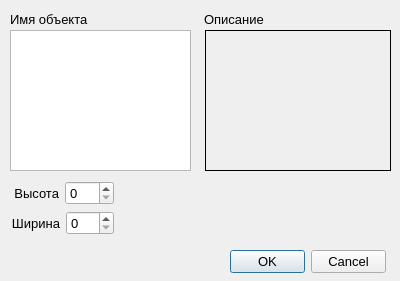
<?xml version="1.0" encoding="UTF-8"?>
<ui version="4.0">
 <class>TopPropertyDialog</class>
 <widget class="QDialog" name="TopPropertyDialog">
  <property name="geometry">
   <rect>
    <x>0</x>
    <y>0</y>
    <width>400</width>
    <height>281</height>
   </rect>
  </property>
  <property name="font">
   <font>
    <pointsize>10</pointsize>
   </font>
  </property>
  <property name="windowTitle">
   <string>Свойства вершины</string>
  </property>
  <property name="windowIcon">
   <iconset resource="resources.qrc">
    <normaloff>:/images/G.png</normaloff>:/images/G.png</iconset>
  </property>
  <widget class="QDialogButtonBox" name="buttonBox">
   <property name="geometry">
    <rect>
     <x>230</x>
     <y>250</y>
     <width>156</width>
     <height>24</height>
    </rect>
   </property>
   <property name="orientation">
    <enum>Qt::Horizontal</enum>
   </property>
   <property name="standardButtons">
    <set>QDialogButtonBox::Cancel|QDialogButtonBox::Ok</set>
   </property>
  </widget>
  <widget class="QLabel" name="descriptionLbl">
   <property name="geometry">
    <rect>
     <x>205</x>
     <y>30</y>
     <width>186</width>
     <height>141</height>
    </rect>
   </property>
   <property name="frameShape">
    <enum>QFrame::Box</enum>
   </property>
   <property name="text">
    <string/>
   </property>
   <property name="textFormat">
    <enum>Qt::PlainText</enum>
   </property>
   <property name="alignment">
    <set>Qt::AlignLeading|Qt::AlignLeft|Qt::AlignTop</set>
   </property>
   <property name="wordWrap">
    <bool>true</bool>
   </property>
   <property name="textInteractionFlags">
    <set>Qt::NoTextInteraction</set>
   </property>
  </widget>
  <widget class="QListWidget" name="actorsListWidget">
   <property name="geometry">
    <rect>
     <x>10</x>
     <y>30</y>
     <width>181</width>
     <height>141</height>
    </rect>
   </property>
  </widget>
  <widget class="QWidget" name="layoutWidget">
   <property name="geometry">
    <rect>
     <x>10</x>
     <y>10</y>
     <width>381</width>
     <height>18</height>
    </rect>
   </property>
   <layout class="QHBoxLayout" name="horizontalLayout">
    <item>
     <widget class="QLabel" name="label">
      <property name="text">
       <string>Имя объекта</string>
      </property>
     </widget>
    </item>
    <item>
     <widget class="QLabel" name="label_2">
      <property name="text">
       <string>Описание</string>
      </property>
     </widget>
    </item>
   </layout>
  </widget>
  <widget class="QWidget" name="layoutWidget">
   <property name="geometry">
    <rect>
     <x>11</x>
     <y>181</y>
     <width>103</width>
     <height>56</height>
    </rect>
   </property>
   <layout class="QVBoxLayout" name="verticalLayout">
    <item>
     <layout class="QHBoxLayout" name="horizontalLayout_2">
      <item>
       <widget class="QLabel" name="lblHeight">
        <property name="text">
         <string>Высота</string>
        </property>
        <property name="alignment">
         <set>Qt::AlignRight|Qt::AlignTrailing|Qt::AlignVCenter</set>
        </property>
       </widget>
      </item>
      <item>
       <widget class="QSpinBox" name="spnBoxHeight">
        <property name="maximum">
         <number>150</number>
        </property>
        <property name="singleStep">
         <number>10</number>
        </property>
       </widget>
      </item>
     </layout>
    </item>
    <item>
     <layout class="QHBoxLayout" name="horizontalLayout_3">
      <item>
       <widget class="QLabel" name="lblWidth">
        <property name="text">
         <string>Ширина</string>
        </property>
        <property name="alignment">
         <set>Qt::AlignRight|Qt::AlignTrailing|Qt::AlignVCenter</set>
        </property>
       </widget>
      </item>
      <item>
       <widget class="QSpinBox" name="spnBoxWidth">
        <property name="maximum">
         <number>200</number>
        </property>
        <property name="singleStep">
         <number>10</number>
        </property>
       </widget>
      </item>
     </layout>
    </item>
   </layout>
  </widget>
 </widget>
 <resources>
  <include location="resources.qrc"/>
 </resources>
 <connections>
  <connection>
   <sender>buttonBox</sender>
   <signal>accepted()</signal>
   <receiver>TopPropertyDialog</receiver>
   <slot>accept()</slot>
   <hints>
    <hint type="sourcelabel">
     <x>248</x>
     <y>254</y>
    </hint>
    <hint type="destinationlabel">
     <x>157</x>
     <y>274</y>
    </hint>
   </hints>
  </connection>
  <connection>
   <sender>buttonBox</sender>
   <signal>rejected()</signal>
   <receiver>TopPropertyDialog</receiver>
   <slot>reject()</slot>
   <hints>
    <hint type="sourcelabel">
     <x>316</x>
     <y>260</y>
    </hint>
    <hint type="destinationlabel">
     <x>286</x>
     <y>274</y>
    </hint>
   </hints>
  </connection>
  <connection>
   <sender>spnBoxWidth</sender>
   <signal>valueChanged(int)</signal>
   <receiver>TopPropertyDialog</receiver>
   <slot>widthChanged(int)</slot>
   <hints>
    <hint type="sourcelabel">
     <x>134</x>
     <y>177</y>
    </hint>
    <hint type="destinationlabel">
     <x>190</x>
     <y>203</y>
    </hint>
   </hints>
  </connection>
  <connection>
   <sender>spnBoxHeight</sender>
   <signal>valueChanged(int)</signal>
   <receiver>TopPropertyDialog</receiver>
   <slot>heightChanged(int)</slot>
   <hints>
    <hint type="sourcelabel">
     <x>327</x>
     <y>170</y>
    </hint>
    <hint type="destinationlabel">
     <x>199</x>
     <y>149</y>
    </hint>
   </hints>
  </connection>
 </connections>
 <slots>
  <slot>widthChanged(int)</slot>
  <slot>heightChanged(int)</slot>
 </slots>
</ui>
